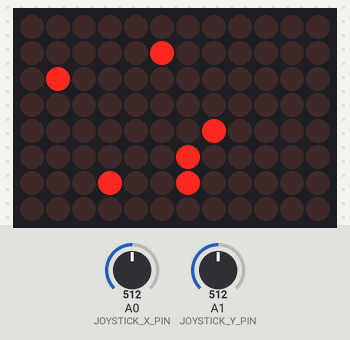
Bench run of a sketch on a simulated Arduino Uno R4 WiFi. On the bench: 12×8 LED matrix. The test bench sets the inputs (shaded band); at power-on: A0 (JOYSTICK_X_PIN) = 512, A1 (JOYSTICK_Y_PIN) = 512. Random numbers use the default seed unless the sketch sets one.

Above: at 2.78 s.
2.8 s: A0 (JOYSTICK_X_PIN) set to 716
At 4.37 s:
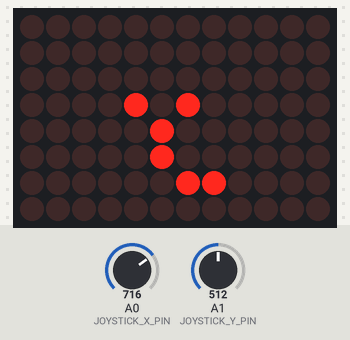
4.6 s: A1 (JOYSTICK_Y_PIN) set to 716
At 4.86 s:
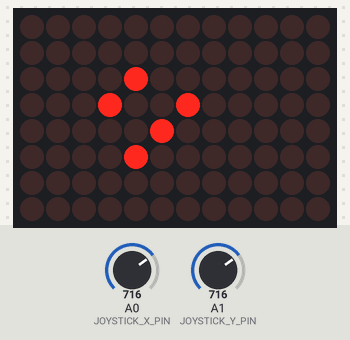
6.6 s: A0 (JOYSTICK_X_PIN) set to 900
At 8.02 s:
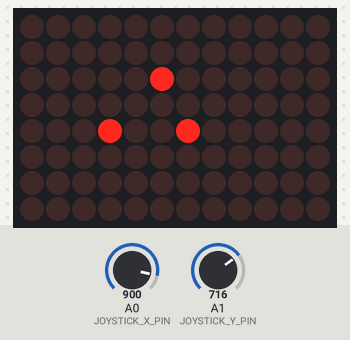
8.7 s: A1 (JOYSTICK_Y_PIN) set to 900
At 9.22 s:
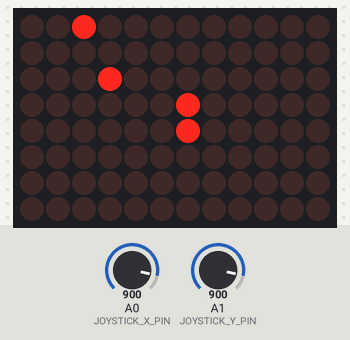
10.5 s: A0 (JOYSTICK_X_PIN) set to 1023
At 11.68 s:
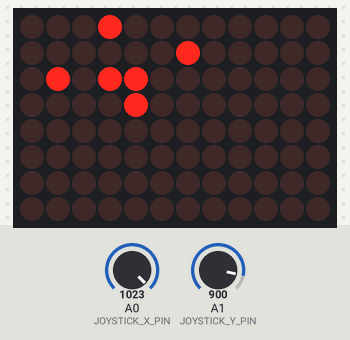
12.5 s: A1 (JOYSTICK_Y_PIN) set to 1023
At 13.94 s:
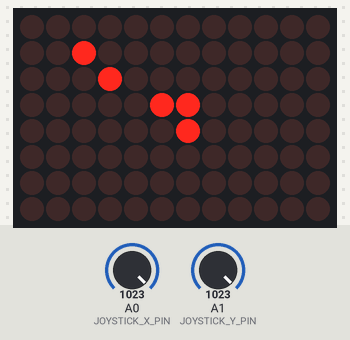

The sketch:

starfield2.ino
```cpp
/*
 * Starfield Animation
 * For Arduino UNO R4 LED Matrix (8x12)
 *
 * Simulates a flight through space with stars radiating from the center.
 */

#include <Arduino.h>
#include "Arduino_LED_Matrix.h"

ArduinoLEDMatrix matrix;

uint8_t frame[8][12];

struct Star {
  float x;
  float y;
  float z;
};

const int NUM_STARS = 7;
Star stars[NUM_STARS];

// Function prototypes
void display_frame();
void clear_frame();
void resetStar(int i);

// Speed of the star field
float speed = 0.1; // Adjust for faster/slower movement

// Joystick pins
const int JOYSTICK_X_PIN = A0;
const int JOYSTICK_Y_PIN = A1;

void setup() {
  Serial.begin(115200);
  // Default resolution is 10-bit (0-1023)
  // analogReadResolution(10);

  pinMode(JOYSTICK_X_PIN, INPUT);
  pinMode(JOYSTICK_Y_PIN, INPUT);

  delay(1500);
  matrix.begin();

  // Initialize stars with random positions
  for (int i = 0; i < NUM_STARS; i++) {
    resetStar(i);
    // Give them random initial Z so they don't all start at the back
    stars[i].z = random(100) / 10.0;
  }
}

void loop() {
  clear_frame();

  // Read joystick values (0-1023)
  // Center is ~512
  int joyX = analogRead(JOYSTICK_X_PIN);
  int joyY = analogRead(JOYSTICK_Y_PIN);

  // Calculate turn speed based on joystick displacement from center
  // Adjust divisor to control sensitivity (higher number = slower turn)
  // X axis: 0-1023, center ~512.
  // Y axis: 0-1023, center ~512.
  // Divide by 4000.0 gives range approx -0.12 to 0.12 per frame
  float turnX = (joyX - 512) / 4000.0;
  float turnY = (joyY - 512) / 4000.0;

  for (int i = 0; i < NUM_STARS; i++) {
    // Move star closer
    stars[i].z -= speed;

    // Apply turn effect to existing stars
    // If we turn right (positive turnX), stars move left (pan camera right)
    stars[i].x -= turnX;
    stars[i].y -= turnY;

    // If star hits the "screen" or goes behind us, reset it
    if (stars[i].z <= 0.1) {
      resetStar(i);
    }

    // Project 3D coordinates to 2D screen space
    // Center is approximately (6, 4)
    // The divisor 1.5 helps scale the field of view
    float sx = (stars[i].x / stars[i].z) * 1.5 + 6;
    float sy = (stars[i].y / stars[i].z) * 1.5 + 4;

    int pixelX = (int)sx;
    int pixelY = (int)sy;

    // Check if star is within screen bounds
    if (pixelX >= 0 && pixelX < 12 && pixelY >= 0 && pixelY < 8) {
      frame[pixelY][pixelX] = 1; // Draw star
    } else {
      // Optional: Reset stars that go off screen to keep density constant
      // But letting them flow out looks more natural usually.
      // If Z is still high but it went off screen, we leave it be until Z gets low (or reset it).
      // For a continuous flow, usually you just let them drift out.
      // However, if we only reset on z <= 0.1, we might run out of visible stars if they go wide.
      // Let's stick to z-reset for 'warp' feel.
    }
  }

  display_frame();
  delay(30); // Frame rate control
}

void resetStar(int i) {
  // Random X and Y in a range centered around 0
  stars[i].x = random(200) / 10.0 - 10.0; // -10.0 to 10.0
  stars[i].y = random(160) / 10.0 - 8.0;  // -8.0 to 8.0
  stars[i].z = 10.0; // Start far away
}

void clear_frame() {
  for (int row = 0; row < 8; row++) {
    for (int col = 0; col < 12; col++) {
      frame[row][col] = 0;
    }
  }
}

void display_frame() {
  matrix.renderBitmap(frame, 8, 12);
}
```
